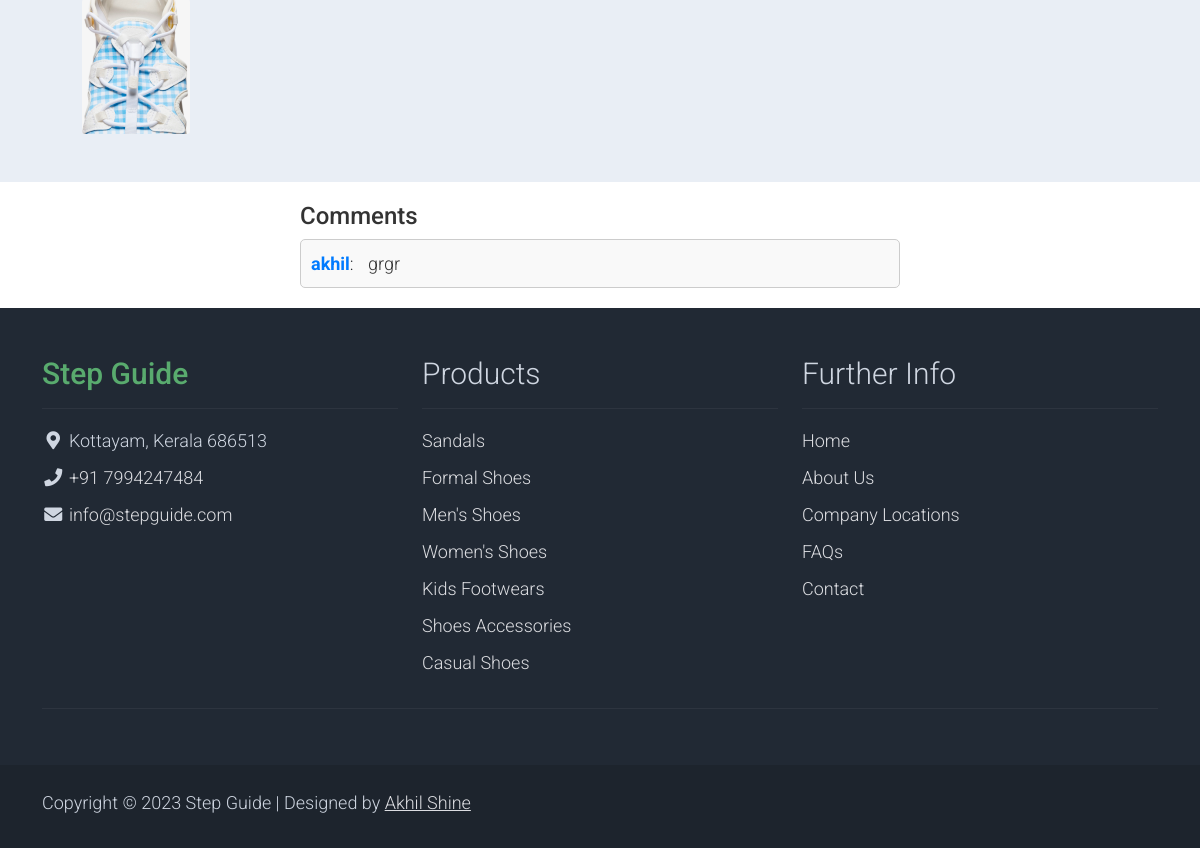
The app's page /purchase/51/?product_id=51 (signed in, lower part), older data.
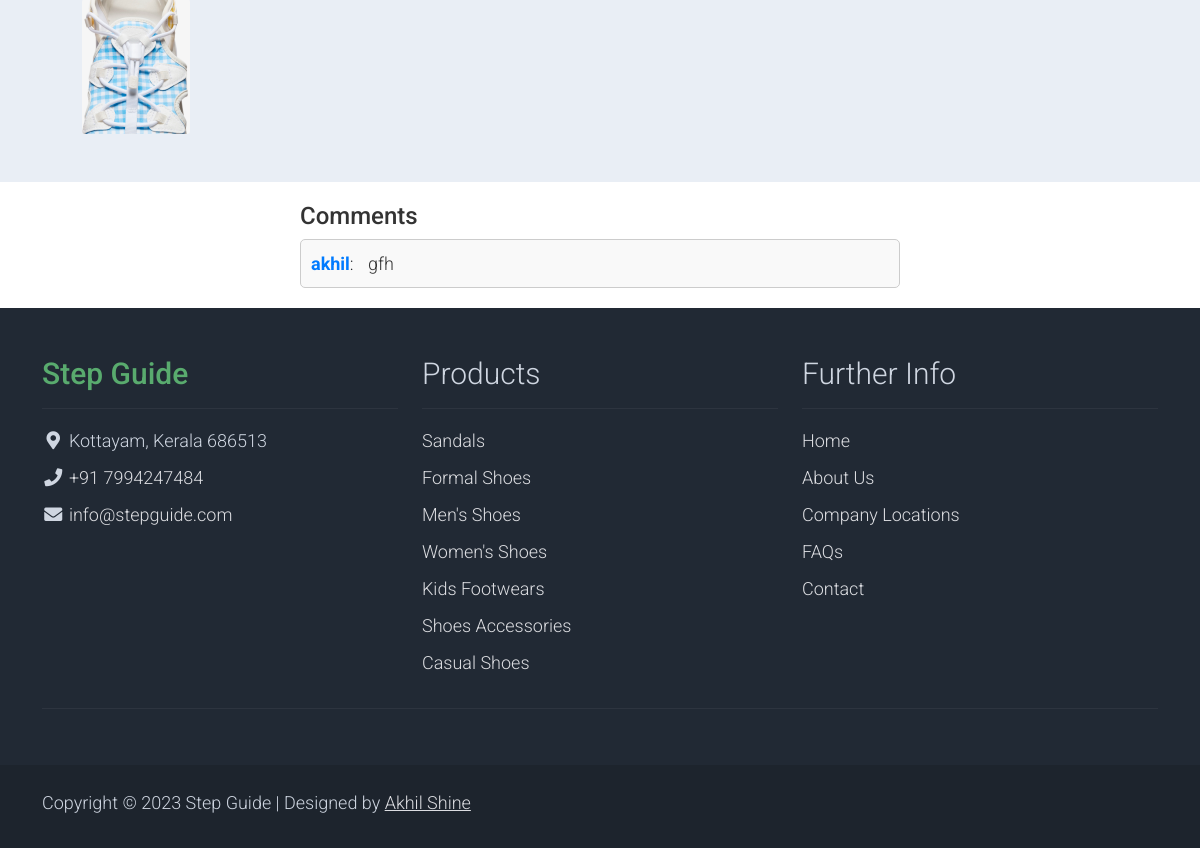
The same page, newer data.
### StepGuideApp/models.py (models this page shows, shortened)
class Rating(models.Model):
    user = models.ForeignKey(CustomUser, on_delete=models.CASCADE)
    products = models.ForeignKey(Product, on_delete=models.CASCADE)
    value = models.IntegerField(choices=[(i, i) for i in range(1, 6)])
    comment = models.TextField(blank=True, null=True)
    created_at = models.DateTimeField(auto_now_add=True)

class CustomUser(AbstractUser):
    CLIENT = 1
    ADMIN = 2
    MERCHANT = 3
    AGENT = 4
    ROLE_CHOICE = (
        (CLIENT, 'Client'),
        (ADMIN,'Admin'),
        (MERCHANT,'Merchant'),
        (AGENT,'Agent'),
    )
    username = models.CharField(max_length=100,unique=True)
    first_name = models.CharField(max_length=100,)
    last_name = models.CharField(max_length=100)
    email = models.EmailField(max_length=100,unique=True)
    phone_no = models.CharField(max_length=12)
    user_type = models.PositiveSmallIntegerField(choices=ROLE_CHOICE, blank=True, null=True)
    object = UserManager()
    USERNAME_FIELD = 'username'
    REQUIRED_FIELDS = ['phone_no','email','first_name','last_name','password']

### StepGuideApp/views.py (the view)
# urls.py: path('purchase/<int:product_id>/', views.purchase, name='purchase'),
@login_required
def purchase(request, product_id):
    user = request.user
    product = get_object_or_404(Product, id=product_id)
    avg_rating = Rating.objects.filter(products=product).aggregate(avg_rating=Avg('value'))
    comments = Rating.objects.filter(products=product).exclude(comment__exact='')
    sizes_with_stock = SizeStock.objects.filter(product=product, stock_quantity__gt=0)
    images = Image.objects.filter(product=product)
    compare_product = CompareProduct.objects.filter(user=user).first()
    compare_product_list = compare_product.Product.all() if compare_product else []
    context = {
        'product': product,
        'images': images,
        'user': user,
        'sizes_with_stock': sizes_with_stock,
        'avg_rating': avg_rating['avg_rating'],
        'comments': comments,
        'compare_product': compare_product_list,  # Pass the compare properties to the context
    }
    if len(compare_product_list) >= 4 and product not in compare_product_list:
        messages.error(request, "You cannot add more properties to compare. Remove a property from compare to add another.")
        context['disable_compare_button'] = True
    return render(request, 'purchase.html', context)

### template/purchase.html (shortened to what the changed rows need)
{% load static %}
<!DOCTYPE html>
<html lang="en">
<head>
    <link rel="stylesheet" href="{% static "assets/css/bootstrap.min.css" %}">
    <link rel="stylesheet" href="{% static "assets/css/templatemo.css" %}">
    <link rel="stylesheet" href="{% static "assets/css/custom.css" %}">
    <link rel="stylesheet" href="{% static "assets/css/fontawesome.min.css" %}">
    <link rel="stylesheet" type="text/css" href="{% static "assets/css/slick.min.css" %}">
    <link rel="stylesheet" type="text/css" href="{% static "assets/css/slick-theme.css" %}">
</head>
<body>
<div class="comments-section">
    <h2>Comments</h2>
    <ul class="comments-list">
        {% for comment in comments %}
            <li class="comment-item">
                <div class="comment-content">
                    <span class="username">{{ comment.user.username }}</span>:
                    <span class="comment-text">{{ comment.comment }}</span>
                </div>
            </li>
        {% endfor %}
    </ul>
</div>
    <footer class="bg-dark" id="tempaltemo_footer">
        <div class="container">
            <div class="row">
                <div class="col-md-4 pt-5">
                    <h2 class="h2 text-success border-bottom pb-3 border-light logo">Step Guide</h2>
                </div>
                <div class="col-md-4 pt-5">
                    <h2 class="h2 text-light border-bottom pb-3 border-light">Products</h2>
                </div>
                <div class="col-md-4 pt-5">
                    <h2 class="h2 text-light border-bottom pb-3 border-light">Further Info</h2>
                </div>
            </div>
        </div>
    </footer>
</body>
</html>

Row changes from the older to the newer data that the page shows:
changed Rating "akhil": comment "grgr" → "gfh"
